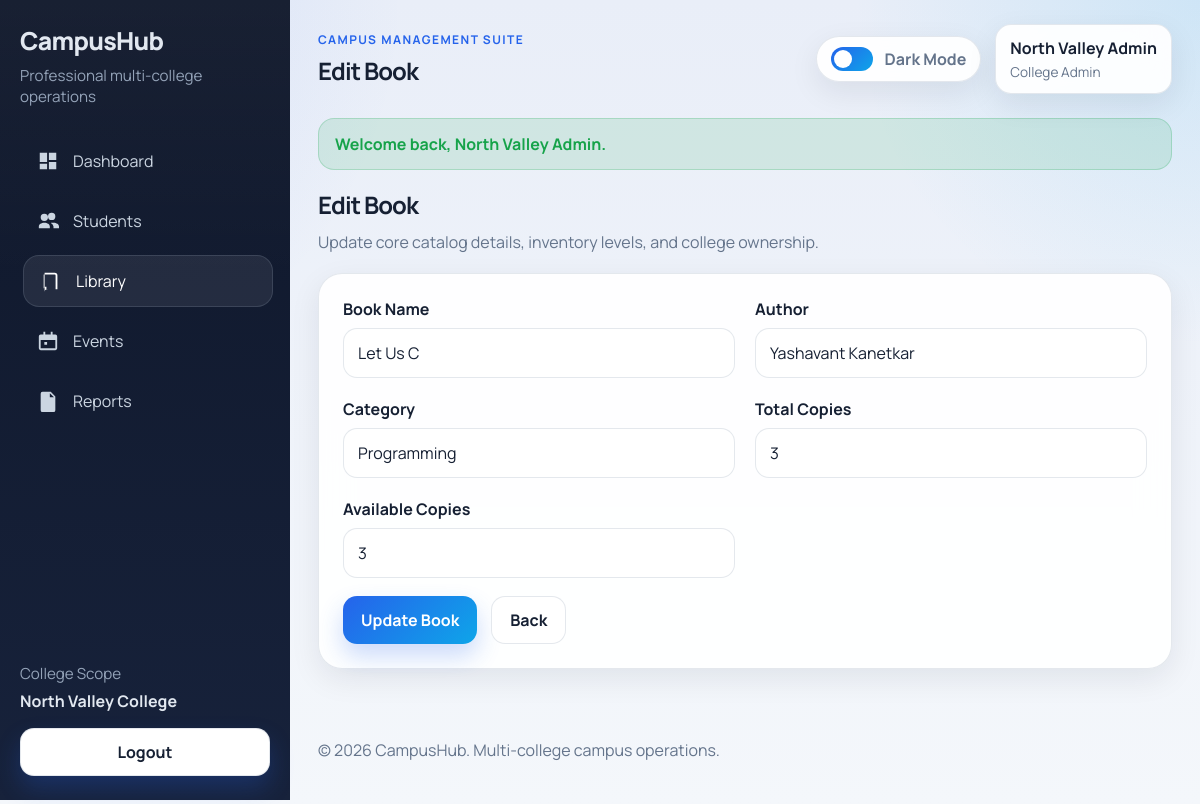
Page /library/edit_book.php?id=2 (signed in) on the committed database.
### tables this page shows
CREATE TABLE colleges (
    college_id INT AUTO_INCREMENT PRIMARY KEY,
    college_name VARCHAR(150) NOT NULL,
    college_code VARCHAR(20) NOT NULL UNIQUE,
    city VARCHAR(80) NOT NULL,
    created_at TIMESTAMP DEFAULT CURRENT_TIMESTAMP
);

CREATE TABLE library_books (
    book_id INT AUTO_INCREMENT PRIMARY KEY,
    college_id INT NOT NULL,
    book_name VARCHAR(150) NOT NULL,
    author VARCHAR(120) NOT NULL,
    category VARCHAR(100) NOT NULL,
    total_copies INT NOT NULL DEFAULT 1,
    available_copies INT NOT NULL DEFAULT 1,
    status ENUM('available', 'issued', 'returned') NOT NULL DEFAULT 'available',
    created_at TIMESTAMP DEFAULT CURRENT_TIMESTAMP,
    CONSTRAINT fk_books_college FOREIGN KEY (college_id) REFERENCES colleges(college_id) ON DELETE CASCADE
);

### db_connect.php (called while the page is built, shortened)
<?php
if (!function_exists("e")) {
    function e($value): string
    {
        return htmlspecialchars((string) ($value ?? ""), ENT_QUOTES, "UTF-8");
    }
}

### includes/app.php (called while the page is built, shortened)
<?php
require_once __DIR__ . "/../db_connect.php";
function current_user(): ?array
{
    return $_SESSION["user"] ?? null;
}
function is_admin(): bool
{
    return (current_user()["role"] ?? "") === "admin";
}
function get_colleges(mysqli $conn): array
{
    $result = $conn->query("SELECT college_id, college_name, college_code, city FROM colleges ORDER BY college_name ASC");
    return $result ? $result->fetch_all(MYSQLI_ASSOC) : [];
}
    ?>

### library/edit_book.php (the view, shortened to what this page needs)
<?php
require_once __DIR__ . "/../includes/app.php";
$pageKey = "library";
$basePath = "../";
$bookId = (int) ($_GET["id"] ?? 0);
$colleges = get_colleges($conn);
$stmt = $conn->prepare("SELECT * FROM library_books WHERE book_id = ?");
$stmt->bind_param("i", $bookId);
$stmt->execute();
$book = $stmt->get_result()->fetch_assoc();
require_once "../includes/header.php";
?>
<section class="page-heading">
    <h1>Edit Book</h1>
    <p>Update core catalog details, inventory levels, and college ownership.</p>
</section>
<section class="form-card">
    <form method="post">
        <div class="form-grid">
            <div>
                <label for="book_name">Book Name</label>
                <input type="text" id="book_name" name="book_name" value="<?php echo e($_POST["book_name"] ?? $book["book_name"]); ?>" required>
            </div>
            <div>
                <label for="author">Author</label>
                <input type="text" id="author" name="author" value="<?php echo e($_POST["author"] ?? $book["author"]); ?>" required>
            </div>
            <div>
                <label for="category">Category</label>
                <input type="text" id="category" name="category" value="<?php echo e($_POST["category"] ?? $book["category"]); ?>" required>
            </div>
            <div>
                <label for="total_copies">Total Copies</label>
                <input type="number" id="total_copies" name="total_copies" min="1" value="<?php echo e($_POST["total_copies"] ?? $book["total_copies"]); ?>" required>
            </div>
            <div>
                <label for="available_copies">Available Copies</label>
                <input type="number" id="available_copies" name="available_copies" min="0" value="<?php echo e($_POST["available_copies"] ?? $book["available_copies"]); ?>" required>
            </div>
        </div>
        <div class="action-group">
            <button type="submit">Update Book</button>
            <a class="btn-light" href="view_books.php">Back</a>
        </div>
    </form>
</section>
<?php require_once "../includes/footer.php"; ?>

### includes/sidebar.php
<?php
$navItems = [
    "dashboard" => ["label" => "Dashboard", "href" => $basePath . "index.php", "icon" => "dashboard"],
    "students" => ["label" => "Students", "href" => $basePath . "students/view_students.php", "icon" => "students"],
    "library" => ["label" => "Library", "href" => $basePath . "library/view_books.php", "icon" => "library"],
    "events" => ["label" => "Events", "href" => $basePath . "events/view_events.php", "icon" => "events"],
    "reports" => ["label" => "Reports", "href" => $basePath . "students/view_students.php?export_hint=1", "icon" => "reports"],
];
function sidebar_icon(string $key): string
{
    return match ($key) {
        "students" => '<svg viewBox="0 0 24 24" aria-hidden="true"><path d="M16 11a4 4 0 1 0-4-4 4 4 0 0 0 4 4Zm-8 1a4 4 0 1 0-4-4 4 4 0 0 0 4 4Zm0 2c-3.314 0-6 1.79-6 4v2h12v-2c0-2.21-2.686-4-6-4Zm8 0c-.29 0-.573.021-.85.06A5.68 5.68 0 0 1 18 18v2h6v-2c0-2.21-2.686-4-6-4Z"/></svg>',
        "library" => '<svg viewBox="0 0 24 24" aria-hidden="true"><path d="M5 3h11a3 3 0 0 1 3 3v15H8a3 3 0 0 0-3 3V3Zm3 18h9V6a1 1 0 0 0-1-1H7v16a2.99 2.99 0 0 1 1-.17ZM4 5v16a3 3 0 0 1 3-3V5H4Z"/></svg>',
        "events" => '<svg viewBox="0 0 24 24" aria-hidden="true"><path d="M7 2h2v3H7V2Zm8 0h2v3h-2V2ZM4 5h16a2 2 0 0 1 2 2v13a2 2 0 0 1-2 2H4a2 2 0 0 1-2-2V7a2 2 0 0 1 2-2Zm0 6v9h16v-9H4Zm4 2h3v3H8v-3Z"/></svg>',
        "reports" => '<svg viewBox="0 0 24 24" aria-hidden="true"><path d="M6 2h9l5 5v15a2 2 0 0 1-2 2H6a2 2 0 0 1-2-2V4a2 2 0 0 1 2-2Zm8 1.5V8h4.5L14 3.5ZM8 12h8v2H8v-2Zm0 4h8v2H8v-2Zm0-8h5v2H8V8Z"/></svg>',
        default => '<svg viewBox="0 0 24 24" aria-hidden="true"><path d="M3 13h8V3H3v10Zm10 8h8v-8h-8v8ZM3 21h8v-6H3v6Zm10-10h8V3h-8v8Z"/></svg>',
    };
}
?>
<aside class="sidebar" data-sidebar>
    <div class="sidebar-brand">
        <a href="<?php echo e($basePath); ?>index.php">CampusHub</a>
        <p>Professional multi-college operations</p>
    </div>
    <nav class="sidebar-nav">
        <?php foreach ($navItems as $key => $item): ?>
            <a class="sidebar-link <?php echo $pageKey === $key ? "active" : ""; ?>" href="<?php echo e($item["href"]); ?>">
                <span class="sidebar-icon"><?php echo sidebar_icon($item["icon"]); ?></span>
                <span><?php echo e($item["label"]); ?></span>
            </a>
        <?php endforeach; ?>
    </nav>
    <div class="sidebar-footer">
        <div class="sidebar-college">
            <span>College Scope</span>
            <strong><?php echo is_admin() ? "All Colleges" : e(current_user()["college_name"] ?? ""); ?></strong>
        </div>
        <a class="btn btn-light btn-full" href="<?php echo e($basePath); ?>logout.php">Logout</a>
    </div>
</aside>

### css/style.css (style rules this page uses)
:root { --bg: #f4f7fb; --bg-soft: #e9eef8; --surface: rgba(255, 255, 255, 0.92); --surface-strong: #ffffff; --sidebar: #0f172a; --sidebar-soft: #17223b; --primary: #2563eb; --primary-strong: #1d4ed8; --accent: #0ea5e9; --success: #16a34a; --warning: #f59e0b; --danger: #ef4444; --text: #162033; --muted: #64748b; --border: rgba(148, 163, 184, 0.25); --shadow: 0 20px 45px rgba(15, 23, 42, 0.12); --shadow-soft: 0 10px 30px rgba(15, 23, 42, 0.08); --radius-lg: 24px; --radius-md: 18px; --radius-sm: 14px; }
* { box-sizing: border-box; }
html { scroll-behavior: smooth; }
body { margin: 0; min-height: 100vh; font-family: "Manrope", sans-serif; background: radial-gradient(circle at top left, rgba(37, 99, 235, 0.12), transparent 28%), radial-gradient(circle at top right, rgba(14, 165, 233, 0.12), transparent 24%), linear-gradient(180deg, var(--bg-soft), var(--bg)); color: var(--text); }
a { color: inherit; text-decoration: none; }
button, input, select, textarea { font: inherit; }
.sidebar { position: sticky; top: 0; height: 100vh; padding: 24px 20px; background: linear-gradient(180deg, rgba(255, 255, 255, 0.04), transparent 35%), linear-gradient(180deg, var(--sidebar), var(--sidebar-soft)); color: #e2e8f0; display: flex; flex-direction: column; gap: 28px; z-index: 20; }
.sidebar-brand a { display: inline-block; font-size: 1.55rem; font-weight: 800; letter-spacing: -0.03em; }
.sidebar-brand p, .sidebar-college span { margin: 8px 0 0; color: #94a3b8; font-size: 0.95rem; }
.sidebar-nav { display: grid; gap: 8px; }
.sidebar-link { display: flex; align-items: center; gap: 14px; padding: 14px 16px; border: 1px solid transparent; border-radius: 16px; color: #cbd5e1; transition: transform 0.2s ease, background 0.2s ease, border-color 0.2s ease; }
.sidebar-link:hover, .sidebar-link.active { background: rgba(255, 255, 255, 0.08); border-color: rgba(148, 163, 184, 0.2); color: #ffffff; transform: translateX(3px); }
.sidebar-icon { width: 22px; height: 22px; display: inline-flex; }
.sidebar-icon svg { width: 100%; height: 100%; fill: currentColor; }
.sidebar-footer { margin-top: auto; display: grid; gap: 16px; }
.sidebar-college strong { display: block; margin-top: 6px; }
.user-pill, .theme-toggle, .panel, .form-card, .table-card, .stat-card, .hero-banner, .metric-card, .chart-card, .event-card, .empty-panel { background: var(--surface); border: 1px solid var(--border); box-shadow: var(--shadow-soft); backdrop-filter: blur(16px); }
.hero-banner, .panel, .form-card, .table-card, .chart-card, .event-card { border-radius: var(--radius-lg); }
.hero-actions, .toolbar-actions, .card-actions, .action-group, .filter-row { display: flex; flex-wrap: wrap; gap: 14px; }
.stats-grid, .chart-grid, .card-grid, .split-layout, .feature-grid, .form-grid, .event-grid { display: grid; gap: 20px; }
.panel, .form-card, .table-card, .event-card { padding: 24px; }
.btn, button, .btn-light, .btn-danger, .btn-ghost { display: inline-flex; align-items: center; justify-content: center; gap: 8px; border: none; border-radius: 14px; padding: 12px 18px; cursor: pointer; transition: transform 0.2s ease, box-shadow 0.2s ease, background 0.2s ease; font-weight: 700; }
.btn, button { color: #ffffff; background: linear-gradient(135deg, var(--primary), var(--accent)); box-shadow: 0 12px 24px rgba(37, 99, 235, 0.24); }
.btn-light { background: var(--surface-strong); border: 1px solid var(--border); color: var(--text); }
.btn-full { width: 100%; }
.page-heading { margin-bottom: 20px; }
.page-heading h2, .page-heading h1 { margin: 0 0 10px; font-size: clamp(1.5rem, 2vw, 2rem); letter-spacing: -0.04em; }
.page-heading p { margin: 0; color: var(--muted); }
.form-grid { grid-template-columns: repeat(2, minmax(0, 1fr)); }
.form-card form, .filters-form { display: grid; gap: 18px; }
label { display: block; margin-bottom: 8px; font-weight: 700; }
input, select, textarea { width: 100%; border: 1px solid var(--border); border-radius: 14px; padding: 13px 14px; color: var(--text); background: var(--surface-strong); box-shadow: inset 0 1px 0 rgba(255, 255, 255, 0.25); }

### rows in the picture
colleges: college_name "North Valley College"
library_books: book_name "Let Us C", author "Yashavant Kanetkar", category "Programming", total_copies "3", available_copies "3"

### other values in the picture
$item["label"] "Dashboard"
$item["label"] "Students"
$item["label"] "Library"
$item["label"] "Events"
$item["label"] "Reports"
$pageTitle "Edit Book"
current_user()["name"] "North Valley Admin"
str_replace("_", " ", current_user()["role"] ?? "") "College Admin"
$flash["message"] "Welcome back, North Valley Admin."
